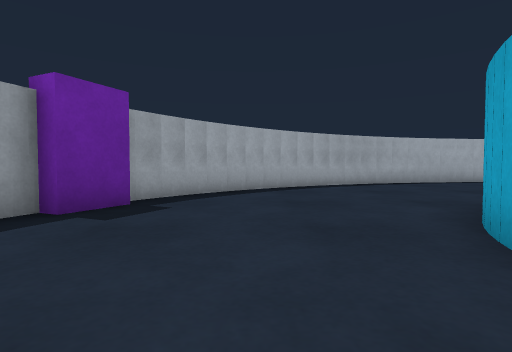
view 1 (above)

20 first-person views from a walk through a Gazebo world. The camera is 0.35 m above the floor, tilts 2° down and sees 80° across. The floor is counted in squares, 0.5 m on a side. Each view is taken from the middle of a square. On the plan, view 1 faces up. The plan holds only what a view shows up to about 10 squares ahead; the rest is blank. The place goes on beyond the plan. The robots in the file are not drawn.

view 2
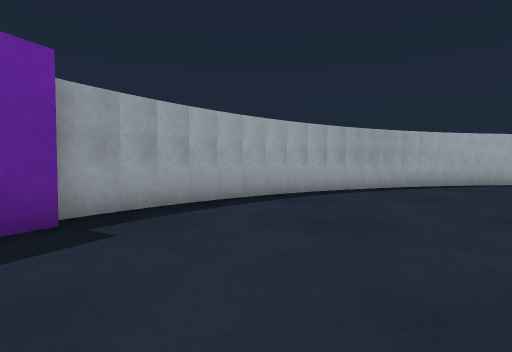

view 3
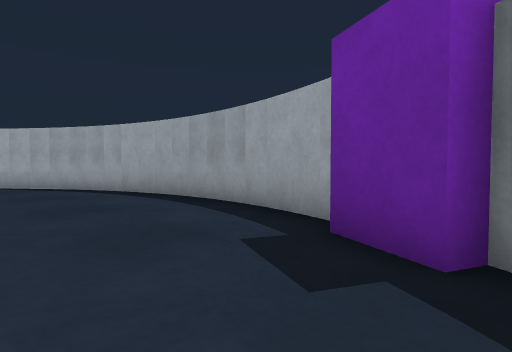

view 4
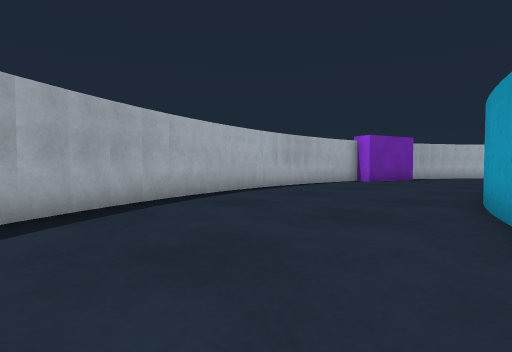

view 5
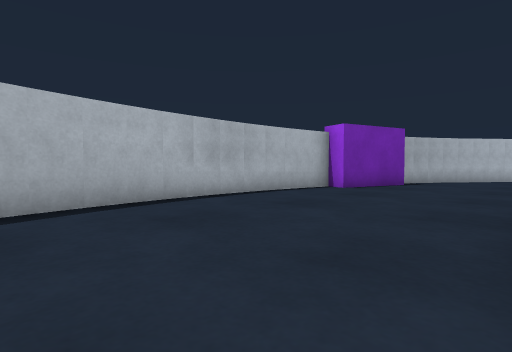

view 6
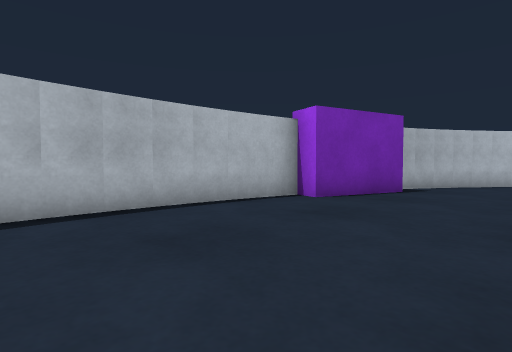

view 7
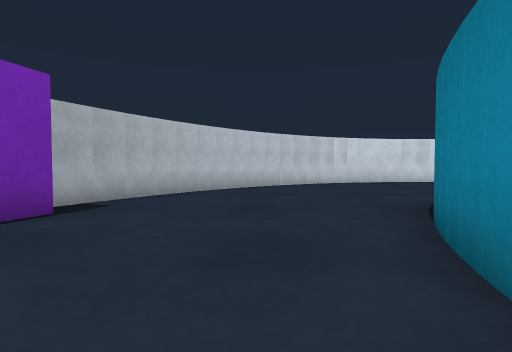

view 8
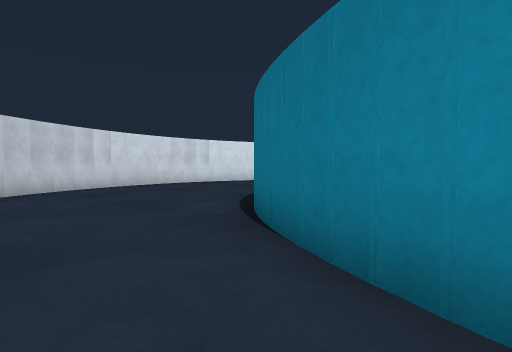

view 9
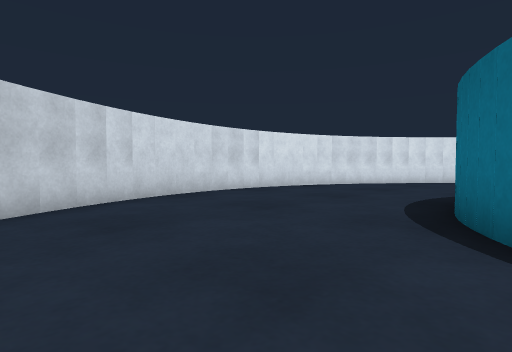

view 10
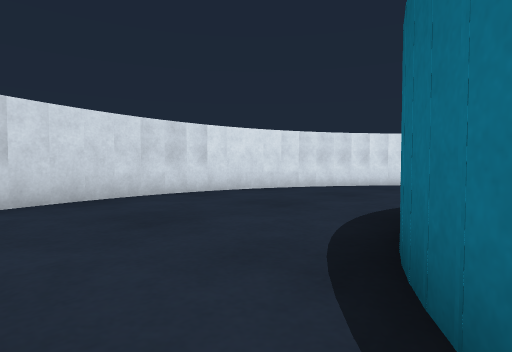

view 11
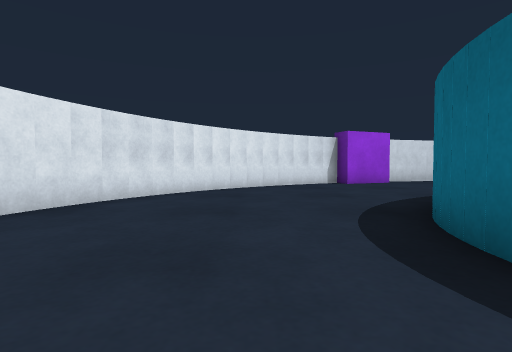

view 12
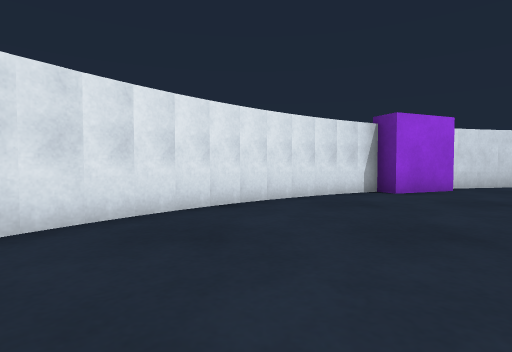

view 13
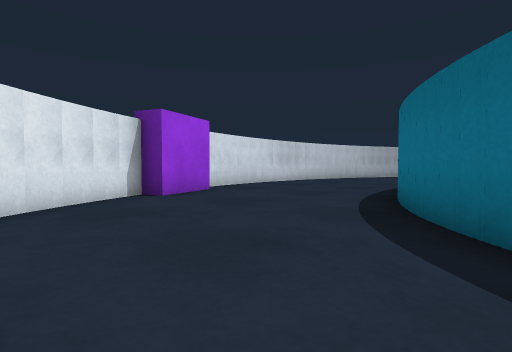

view 14
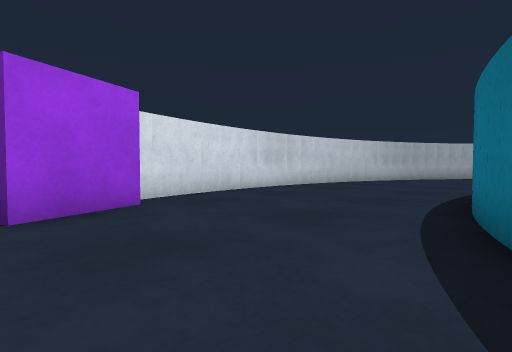

view 15
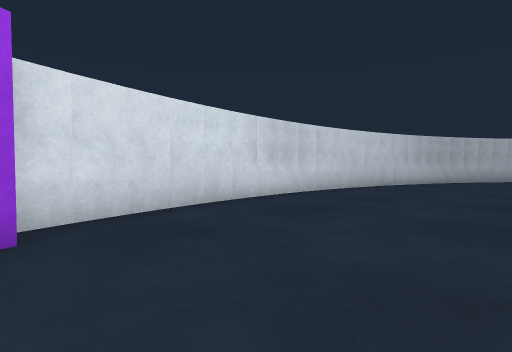

view 16
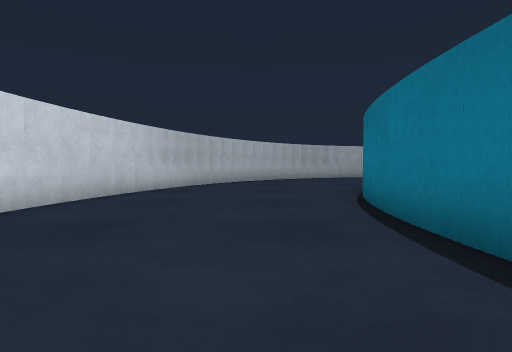

view 17
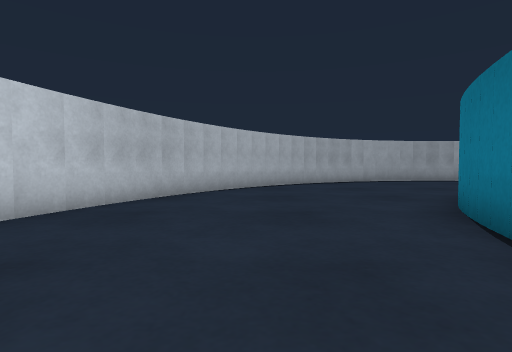

view 18
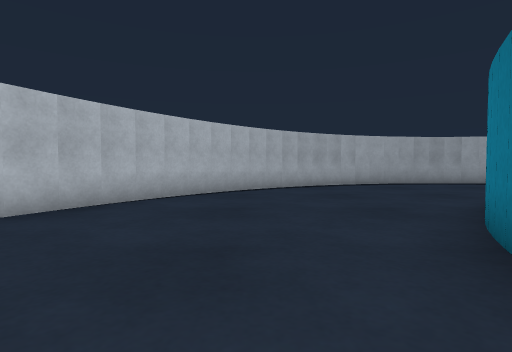

view 19
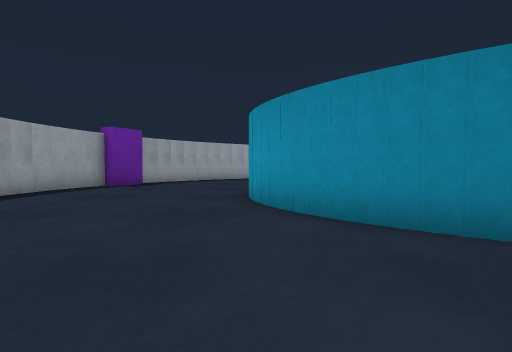

view 20
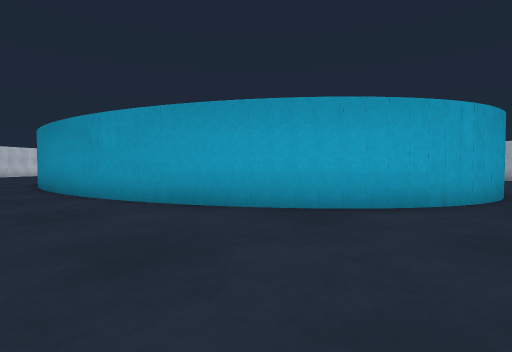

### Floor plan
Points are (right, up) in squares from view 1. A wall is a line through its corners. A room is listed if a view was taken in it or the views show most of it. See-through windows are left out.
Room 1 (views 1, 2, 3, 4, 5, 6, 7, 8, 9, 10, 11, 12, 13, 14, 15, 16, 17, 18, 19, 20)
walls: (10.6, 7.2) (12.2, 7.2); (12.1, 7.1) (13.1, 7); (9.2, 7) (10.8, 7.2); (7.8, 6.8) (9.4, 7.1); (14.5, 6.7) (16.2, 6.1); (12.2, 12.9) (8.2, 12.7); (16, 6.2) (17, 5.7); (8.4, 12.7) (5.2, 12); (5.7, 6.1) (8, 6.9); (14.6, 12.6) (12.1, 12.8); (14.9, 12.4) (14.4, 12.5); (16.9, 5.7) (17.7, 5.2); (5, 5.7) (5.9, 6.1); (5.3, 12) (3.8, 11.4); (17.6, 5.3) (18.3, 4.7); (4.3, 5.2) (5.1, 5.7); (4, 11.5) (1.9, 10.4); (3.3, 4.4) (4.4, 5.3); (19.6, 10.7) (18.1, 11.4); (19.1, 3.9) (19.5, 3.3); (2.8, 3.9) (3.5, 4.6); (2, 10.5) (0.7, 9.5); (2.7, 3.6) (3, 4.1); (19.4, 3.5) (19.8, 2.7); (20.8, 10) (19.4, 10.8); (2.3, 3) (2.8, 3.8); (19.7, 2.9) (20.1, 2.1); (0.8, 9.7) (-0.3, 8.7); (20, 2.2) (20.1, 1.8); (21.8, 9.2) (20.6, 10); (1.9, 2) (2.4, 3.2); (1.8, 1.4) (2, 2.3); (-0.3, 8.8) (-1.3, 7.6); (20.2, 0.9) (20.1, 0); (1.8, 0.7) (1.9, 1.6); (20.1, 0.3) (19.9, -0.6); (1.9, 0.2) (1.8, 0.8); (-1.2, 7.8) (-2, 6.6); (19.9, -0.4) (19.6, -1.2); (2.4, -1.1) (2.1, -0.5) (1.9, 0.1); (2.8, -1.8) (2.3, -1); (23.8, 7.1) (22.8, 8.2) (21.8, 9.1); (18.8, -2.2) (18.2, -2.9); (3.3, -2.3) (2.6, -1.6); (18.3, -2.7) (17.5, -3.4); (3.8, -2.8) (3.1, -2.2); (17.7, -3.2) (16.8, -3.8); (10.4, -5.1) (8.8, -5); (5.9, -4.1) (4.6, -3.4); (11.9, -5.1) (10.1, -5.2); (17, -3.7) (16.5, -4); (16.6, -3.9) (14.4, -4.8); (4.8, -3.6) (3.6, -2.7); (9, -5) (7.9, -4.8); (-2.1, 6.7) (-2.7, 5.6); (14.6, -4.7) (13.1, -5); (8, -4.9) (5.8, -4.1); (24.8, 5.5) (23.6, 7.3); (25, 4.9) (24.7, 5.5); (-3.2, 4.5) (-3.7, 3.1); (-3.6, 3.2) (-3.8, 1.9); (25.6, 3.1) (25, 5); (-3.8, 2) (-3.9, 0.6); (25.8, 1.9) (25.6, 3.2); (-3.9, 0.8) (-3.8, -0.6); (25.9, 0.6) (25.8, 2); (-3.7, -0.4) (-3.5, -1.8); (25.8, -0.6) (25.8, 0.7); (-3.5, -1.6) (-3, -3.1); (25.3, -2.4) (25.7, -0.6); (-3.1, -2.9) (-2.4, -4.1); (24.7, -3.6) (25.2, -2.4); (-2.5, -4) (-1.2, -5.8); (-1.3, -5.7) (-0.3, -6.8); (21.7, -7.2) (22.8, -6.2) (23.7, -5.2) (24.8, -3.5); (-0.4, -6.7) (0.8, -7.6); (0.7, -7.6) (2.6, -8.8); (2.4, -8.7) (4.6, -9.7) (7.5, -10.6); (18.8, -9.1) (20.1, -8.4); (20, -8.5) (21.8, -7.1); (10.5, -10.8) (11.4, -10.8); (7.5, -10.5) (10.7, -10.9); (11.3, -10.9) (13.8, -10.6); (13.7, -10.8) (16.6, -10)
objects: purple box (-3, 5) to (-2, 5); purple box (15, 11) to (17, 12); purple box (17, -9) to (18, -9)

Positions as (right, up) in squares from view 1, and headings:
1: (0, 0), facing up
2: (0, 2), facing up
3: (0, 6), facing down-left
4: (2, 6), facing up-right
5: (6, 7), facing up-right
6: (9, 8), facing up-right
7: (13, 8), facing right
8: (15, 8), facing down-right
9: (19, 7), facing down-right
10: (19, 5), facing down-right
11: (22, 3), facing down
12: (22, -1), facing down
13: (22, -2), facing down-left
14: (19, -4), facing down-left
15: (17, -6), facing down-left
16: (14, -7), facing left
17: (10, -7), facing left
18: (8, -6), facing left
19: (2, -6), facing up
20: (1, 9), facing down-right
